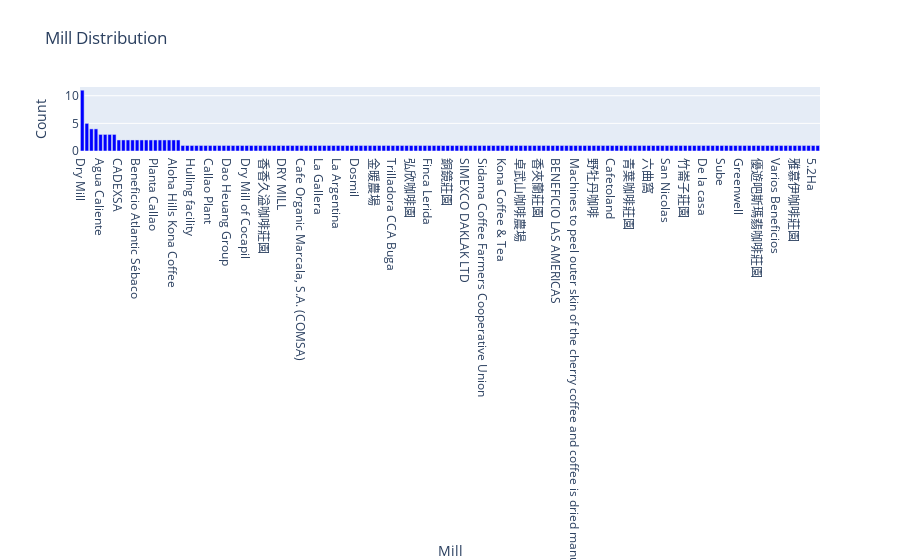

Notebook cell for this chart:
### Code cell
# plot bar chart for mill
fig = go.Figure()
# bar plot
fig.add_trace(go.Bar(x=df['mill'].value_counts().index, y=df['mill'].value_counts().values, marker_color='blue',))
fig.update_layout(title='Mill Distribution', xaxis_title='Mill', yaxis_title='Count')
fig.show()

### Figure 1 — Plotly figure (JSON) as saved in the notebook; plotly's stock layout.template omitted (floating-point values rounded to 4 significant figures; data arrays with more than 128 entries replaced by an {"elided": "..."} marker saying what was removed)
{"data": [{"marker": {"color": "blue"}, "type": "bar", "x": {"elided": "162 str values"}, "y": {"elided": "162 int values"}}], "layout": {"title": {"text": "Mill Distribution"}, "xaxis": {"title": {"text": "Mill"}}, "yaxis": {"title": {"text": "Count"}}}}
